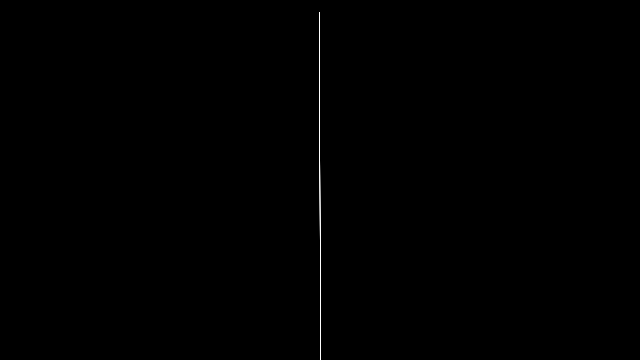
Frame 1 (no input)
Frame 60 (the mouse pressed at the canvas centre just before this capture): identical to frame 1, image omitted
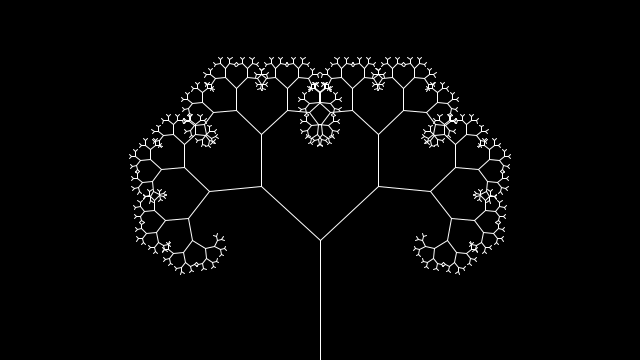
Frame 120 (the mouse held since frame 60 and released just before this capture)

The Processing sketch that drew these frames (run headless with seeded random() and noise(); from frame 60 on, the mouse is pressed at the canvas centre):

// Processing sketch: recursive_tree_no_rotate
// ── recursive_tree_no_rotate.pde
float theta;   

void setup() {
  size(640, 360);
}

void draw() {
  background(0);
  frameRate(30);
  stroke(255);
  // Let's pick an angle 0 to 95 degrees based on the mouse position
  float a = (mouseX / (float) width) * 95f;
  // then cap it at 90 degrees
  a = min(a, 90); 
  // Convert it to radians
  theta = radians(a);
  // Start the tree from the bottom of the screen
  translate(width/2, height);
  // Draw a line 120 pixels
  line(0, 0, 0, -120);
  // Move to the end of that line
  translate(0, -120);
  // Start the recursive branching!
  branch(new PVector(0, 0), -PI/2, theta, 120);
}

//Recursion without translate + rotate: https://discourse.processing.org/t/recursive-tree-without-using-rotate/17080/5
void branch(PVector parent, float branch_angle, float delta_angle, float h) {  
  // Each branch will be 2/3rds the size of the previous one
  h *= 0.66;
  if (h > 2) {
    float ccw_angle, cw_angle, delta_x, delta_y;
    // Left branch
    //Anticlockwise branch
    ccw_angle = branch_angle - delta_angle;
    delta_x = h * cos(ccw_angle);
    delta_y = h * sin(ccw_angle);
    line(parent.x, parent.y, parent.x + delta_x, parent.y + delta_y);
    branch(new PVector(parent.x + delta_x, parent.y + delta_y), ccw_angle, delta_angle, h);
    // Right branch
    //Anticlockwise branch
    cw_angle = branch_angle + delta_angle;
    delta_x = h * cos(cw_angle);
    delta_y = h * sin(cw_angle);
    line(parent.x, parent.y, parent.x + delta_x, parent.y + delta_y);
    branch(new PVector(parent.x + delta_x, parent.y + delta_y), cw_angle, delta_angle, h);
  }
}
